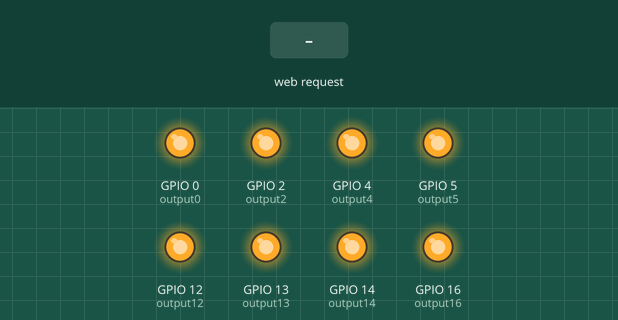
Recording of a sketch running on a simulated ESP8266 (NodeMCU). Shown: output pins drawn as LEDs (lit = HIGH). The inputs (shaded band) are chosen by the test bench. WiFi joins after 1.5 s; servers stay silent unless stated; what the sketch prints to the serial monitor is not drawn.

Above: at 2.7 s.
2.8 s: HTTP request GET /5/on received
At 3.9 s:
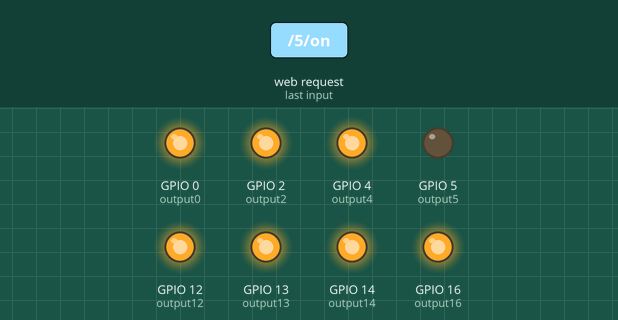
4.3 s: HTTP request GET /4/on received
At 5.0 s:
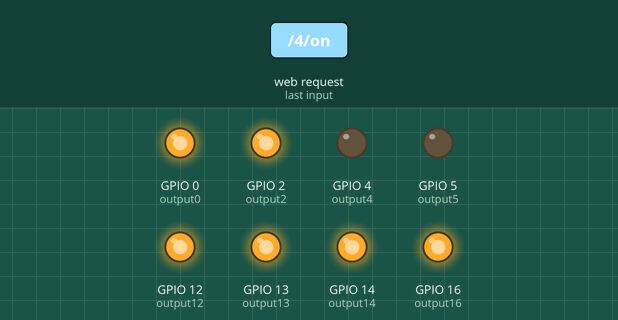
5.8 s: HTTP request GET /5/off received
At 6.1 s:
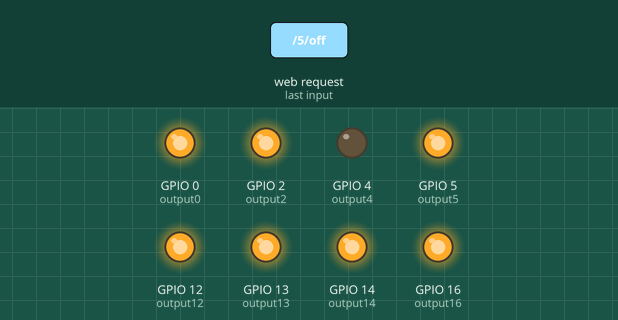
7.3 s: HTTP request GET /16/on received
At 8.5 s:
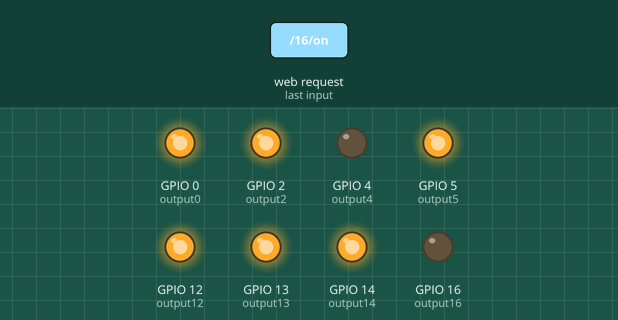
8.8 s: HTTP request GET /4/off received
At 9.6 s:
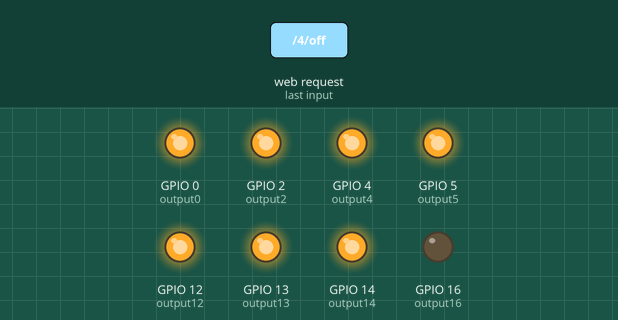
10.3 s: HTTP request GET /0/on received
At 10.7 s:
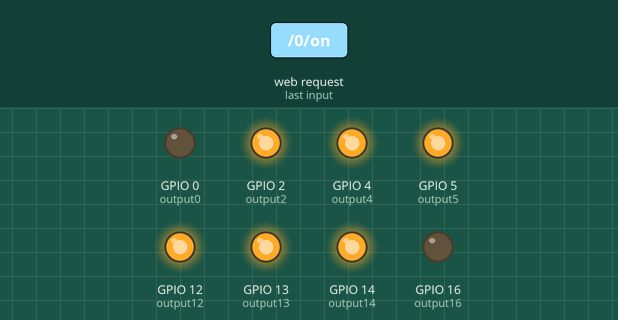
Timing chart, 0 to 12.8 s (numbered marks = the images above; inputs shaded):
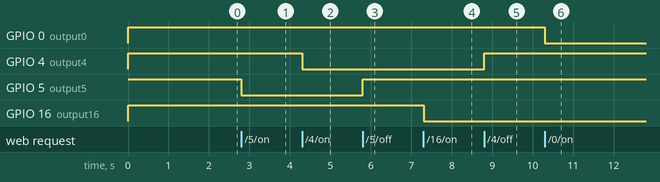

Measured:
- after the input at 2.8 s, GPIO 5 (output5): HIGH → LOW at once
- after the input at 4.3 s, GPIO 4 (output4): HIGH → LOW at once
- after the input at 5.8 s, GPIO 5 (output5): LOW → HIGH at once
- after the input at 7.3 s, GPIO 16 (output16): HIGH → LOW at once
- after the input at 8.8 s, GPIO 4 (output4): LOW → HIGH at once
- after the input at 10.3 s, GPIO 0 (output0): HIGH → LOW at once

The sketch:

http_relay_copy_20230624222053.ino
```cpp
// Charger la bibliothèque Wi-Fi
#include <ESP8266WiFi.h>

// Remplacez par vos identifiants réseau
const char* ssid     = "SUBIANTO";
const char* password = "americano";

// Définir le numéro de port du serveur Web sur 80
WiFiServer server(80);

// Variable pour stocker la requête HTTP
String header;

// Variables auxiliaires pour stocker l'état actuel de la sortie
String output5State = "off";
String output4State = "off";
String output16State = "off";
String output0State = "off";
String output2State = "off";
String output14State = "off";
String output12State = "off";
String output13State = "off";

// Attribuer des variables de sortie aux broches GPIO
const int output5 = 5;
const int output4 = 4;
const int output16 = 16;
const int output0 = 0;
const int output2 = 2;
const int output14 = 14;
const int output12 = 12;
const int output13 = 13;

void setup() {
  Serial.begin(115200);
  // Initialiser les variables de sortie en tant que sorties
  pinMode(output5, OUTPUT);
  pinMode(output4, OUTPUT);
  pinMode(output16, OUTPUT);
  pinMode(output0, OUTPUT);
  pinMode(output2, OUTPUT);
  pinMode(output14, OUTPUT);
  pinMode(output12, OUTPUT);
  pinMode(output13, OUTPUT);
  // Set outputs to HIGH
  digitalWrite(output5, HIGH);
  digitalWrite(output4, HIGH);
  digitalWrite(output16, HIGH);
  digitalWrite(output0, HIGH);
  digitalWrite(output2, HIGH);
  digitalWrite(output14, HIGH);
  digitalWrite(output12, HIGH);
  digitalWrite(output13, HIGH);

  // Connectez-vous au réseau Wi-Fi avec SSID et mot de passe
  Serial.print("Connecting to ");
  Serial.println(ssid);
  WiFi.begin(ssid, password);
  while (WiFi.status() != WL_CONNECTED) {
    delay(500);
    Serial.print(".");
  }
  // Imprimer l'adresse IP locale et démarrer le serveur Web
  Serial.println("");
  Serial.println("WiFi connected.");
  Serial.println("IP address: ");
  Serial.println(WiFi.localIP());
  server.begin();
}

void loop(){
  WiFiClient client = server.available();   // Écoutez les clients entrants

  if (client) {                             // Si un nouveau client se connecte,
    Serial.println("New Client.");          // imprimer un message sur le port série
    String currentLine = "";                // faire une chaîne pour contenir les données entrantes du client
    while (client.connected()) {            // boucle alors que le client est connecté
      if (client.available()) {             // s'il y a des octets à lire du client,
        char c = client.read();             // lire un octet, puis
        Serial.write(c);                    // Imprimez le moniteur série
        header += c;
        if (c == '\n') {                    // si l'octet est un caractère de nouvelle ligne
          // si la ligne en cours est vide, vous avez deux caractères de nouvelle ligne à la suite.
          // c'est la fin de la requête HTTP du client, alors envoyez une réponse:
          if (currentLine.length() == 0) {
            // Les en-têtes HTTP commencent toujours par un code de réponse (par exemple, HTTP / 1.1 200 OK)
            // et un type de contenu pour que le client sache ce qui va arriver, puis une ligne vide:
            client.println("HTTP/1.1 200 OK");
            client.println("Content-type:text/html");
            client.println("Connection: close");
            client.println();

            // allume et éteint les GPIO
            if (header.indexOf("GET /5/on") >= 0) {
              Serial.println("GPIO 5 on");
              output5State = "on";
              digitalWrite(output5, LOW);
            } else if (header.indexOf("GET /5/off") >= 0) {
              Serial.println("GPIO 5 off");
              output5State = "off";
              digitalWrite(output5, HIGH);
            } else if (header.indexOf("GET /4/on") >= 0) {
              Serial.println("GPIO 4 on");
              output4State = "on";
              digitalWrite(output4, LOW);
            } else if (header.indexOf("GET /4/off") >= 0) {
              Serial.println("GPIO 4 off");
              output4State = "off";
              digitalWrite(output4, HIGH);
      } else if (header.indexOf("GET /16/on") >= 0) {
              Serial.println("GPIO 16 on");
              output16State = "on";
              digitalWrite(output16, LOW);
            } else if (header.indexOf("GET /16/off") >= 0) {
              Serial.println("GPIO 16 off");
              output16State = "off";
              digitalWrite(output16, HIGH);
      } else if (header.indexOf("GET /16/on") >= 0) {
              Serial.println("GPIO 16 on");
              output16State = "on";
              digitalWrite(output16, LOW);
            } else if (header.indexOf("GET /16/off") >= 0) {
              Serial.println("GPIO 16 off");
              output16State = "off";
              digitalWrite(output16, HIGH);
      } else if (header.indexOf("GET /0/on") >= 0) {
              Serial.println("GPIO 0 on");
              output0State = "on";
              digitalWrite(output0, LOW);
            } else if (header.indexOf("GET /0/off") >= 0) {
              Serial.println("GPIO 0 off");
              output0State = "off";
              digitalWrite(output0, HIGH);
      } else if (header.indexOf("GET /2/on") >= 0) {
              Serial.println("GPIO 2 on");
              output2State = "on";
              digitalWrite(output2, LOW);
            } else if (header.indexOf("GET /2/off") >= 0) {
              Serial.println("GPIO 2 off");
              output2State = "off";
              digitalWrite(output2, HIGH);
      } else if (header.indexOf("GET /14/on") >= 0) {
              Serial.println("GPIO 14 on");
              output14State = "on";
              digitalWrite(output14, LOW);
            } else if (header.indexOf("GET /14/off") >= 0) {
              Serial.println("GPIO 14 off");
              output14State = "off";
              digitalWrite(output14, HIGH);
      } else if (header.indexOf("GET /12/on") >= 0) {
              Serial.println("GPIO 12 on");
              output12State = "on";
              digitalWrite(output12, LOW);
            } else if (header.indexOf("GET /12/off") >= 0) {
              Serial.println("GPIO 12 off");
              output12State = "off";
              digitalWrite(output12, HIGH);
      } else if (header.indexOf("GET /13/on") >= 0) {
              Serial.println("GPIO 13 on");
              output13State = "on";
              digitalWrite(output13, LOW);
            } else if (header.indexOf("GET /13/off") >= 0) {
              Serial.println("GPIO 13 off");
              output13State = "off";
              digitalWrite(output13, HIGH);

            }

            // Afficher la page Web HTML
            client.println("<!DOCTYPE html><html>");
            client.println("<head><meta name=\"viewport\" content=\"width=device-width, initial-scale=1\">");
            client.println("<link rel=\"icon\" href=\"data:,\">");
            // CSS pour styler les boutons on / off
            // N'hésitez pas à modifier les attributs de couleur de fond et de taille de police pour les adapter à vos préférences.
            client.println("<style>html { font-family: Helvetica; display: inline-block; margin: 0px auto; text-align: center;}");
            client.println(".button { background-color: #195B6A; border: none; color: white; padding: 16px 40px;");
            client.println("text-decoration: none; font-size: 30px; margin: 2px; cursor: pointer;}");
            client.println(".button2 {background-color: #77878A;}</style></head>");

            // En-tête de page Web
            client.println("<body><h1>ESP8266 Web Server</h1>");

            // Affiche l'état actuel et les boutons ON / OFF pour GPIO 5
            client.println("<p>GPIO 5 - State " + output5State + "</p>");
            // Si output5State est désactivé, il affiche le bouton ON
            if (output5State=="off") {
              client.println("<p><a href=\"/5/on\"><button class=\"button\">ON</button></a></p>");
            } else {
              client.println("<p><a href=\"/5/off\"><button class=\"button button2\">OFF</button></a></p>");
            }

            // Affiche l'état actuel et les boutons ON / OFF pour GPIO 4
            client.println("<p>GPIO 4 - State " + output4State + "</p>");
            // Si output4State est désactivé, il affiche le bouton ON
            if (output4State=="off") {
              client.println("<p><a href=\"/4/on\"><button class=\"button\">ON</button></a></p>");
            } else {
              client.println("<p><a href=\"/4/off\"><button class=\"button button2\">OFF</button></a></p>");
            }
            client.println("</body></html>");

      // Affiche l'état actuel et les boutons ON / OFF pour GPIO 16
            client.println("<p>GPIO 16 - State " + output16State + "</p>");
            // Si output16State est désactivé, il affiche le bouton ON
            if (output16State=="off") {
              client.println("<p><a href=\"/16/on\"><button class=\"button\">ON</button></a></p>");
            } else {
              client.println("<p><a href=\"/16/off\"><button class=\"button button2\">OFF</button></a></p>");
            }
            client.println("</body></html>");

      // Affiche l'état actuel et les boutons ON / OFF pour GPIO 0
            client.println("<p>GPIO 0 - State " + output0State + "</p>");
            // Si output0State est désactivé, il affiche le bouton ON
            if (output0State=="off") {
              client.println("<p><a href=\"/0/on\"><button class=\"button\">ON</button></a></p>");
            } else {
              client.println("<p><a href=\"/0/off\"><button class=\"button button2\">OFF</button></a></p>");
            }
      client.println("</body></html>");

      // Affiche l'état actuel et les boutons ON / OFF pour GPIO 2
            client.println("<p>GPIO 2 - State " + output2State + "</p>");
            // Si output2State est désactivé, il affiche le bouton ON
            if (output2State=="off") {
              client.println("<p><a href=\"/2/on\"><button class=\"button\">ON</button></a></p>");
            } else {
              client.println("<p><a href=\"/2/off\"><button class=\"button button2\">OFF</button></a></p>");
            }
      client.println("</body></html>");

      // Affiche l'état actuel et les boutons ON / OFF pour GPIO 14
            client.println("<p>GPIO 14 - State " + output14State + "</p>");
            // Si output14State est désactivé, il affiche le bouton ON
            if (output14State=="off") {
              client.println("<p><a href=\"/14/on\"><button class=\"button\">ON</button></a></p>");
            } else {
              client.println("<p><a href=\"/14/off\"><button class=\"button button2\">OFF</button></a></p>");
            }
      client.println("</body></html>");

      // Affiche l'état actuel et les boutons ON / OFF pour GPIO 12
            client.println("<p>GPIO 12 - State " + output12State + "</p>");
            // Si output12State est désactivé, il affiche le bouton ON
            if (output12State=="off") {
              client.println("<p><a href=\"/12/on\"><button class=\"button\">ON</button></a></p>");
            } else {
              client.println("<p><a href=\"/12/off\"><button class=\"button button2\">OFF</button></a></p>");
            }
            client.println("</body></html>");

      // Affiche l'état actuel et les boutons ON / OFF pour GPIO 13
            client.println("<p>GPIO 13 - State " + output13State + "</p>");
            // Si output13State est désactivé, il affiche le bouton ON
            if (output13State=="off") {
              client.println("<p><a href=\"/13/on\"><button class=\"button\">ON</button></a></p>");
            } else {
              client.println("<p><a href=\"/13/off\"><button class=\"button button2\">OFF</button></a></p>");
            }
            client.println("</body></html>");
            // La réponse HTTP se termine par une autre ligne vide
            client.println();
            // Sortez de la boucle while
            break;
          } else { // si vous avez une nouvelle ligne, effacez currentLine
            currentLine = "";
          }
        } else if (c != '\r') {  // si vous avez autre chose que un caractère de retour de carriage,
          currentLine += c;      // l'ajouter à la fin de la currentLine
        }
      }
    }
    // Effacer la variable d'en-tête
    header = "";
    // Fermer la connexion
    client.stop();
    Serial.println("Client disconnected.");
    Serial.println("");
  }
}
```
